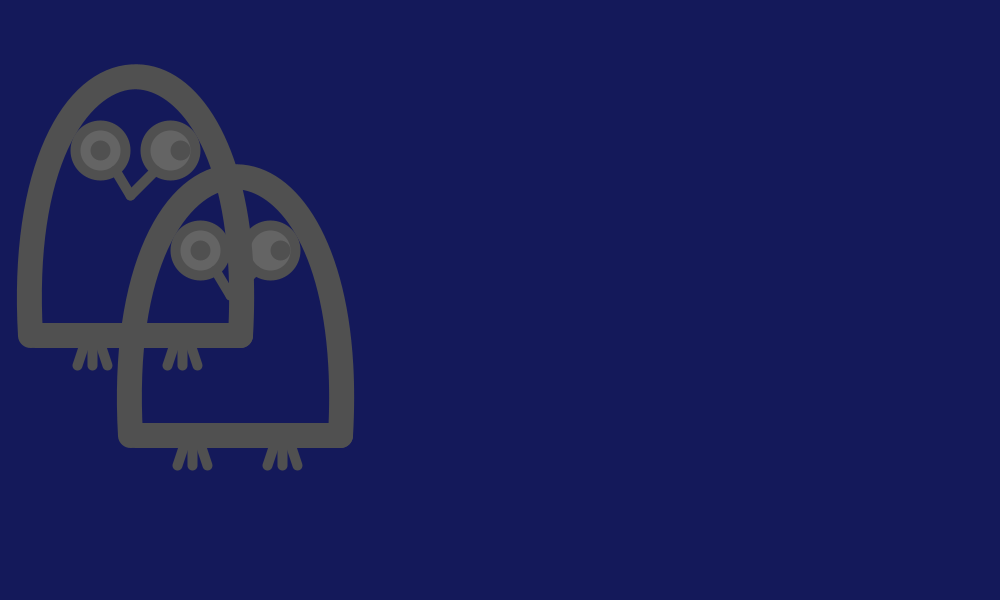
Frame 1 (no input)
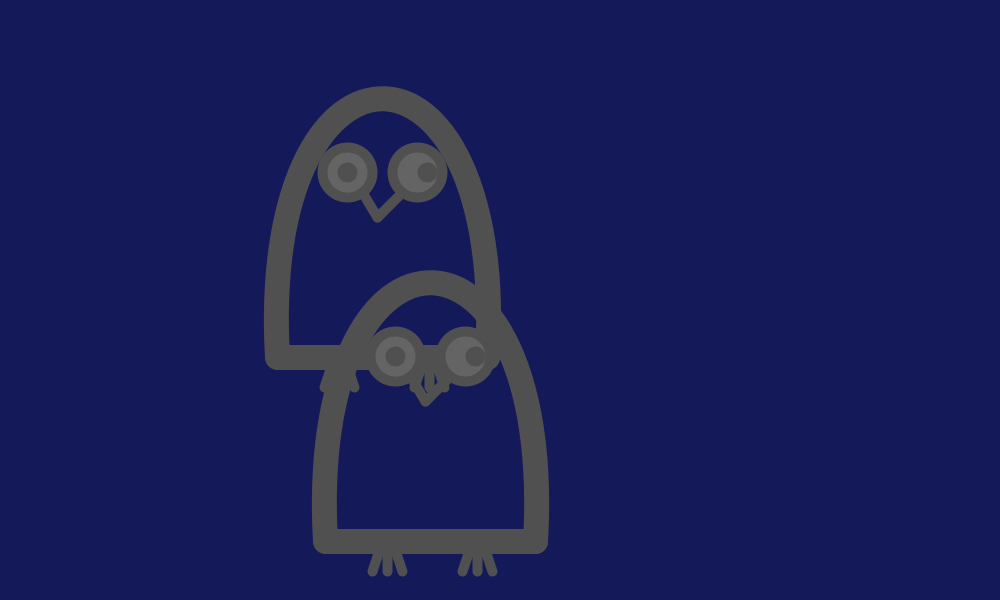
Frame 60 (the mouse pressed at the canvas centre just before this capture)
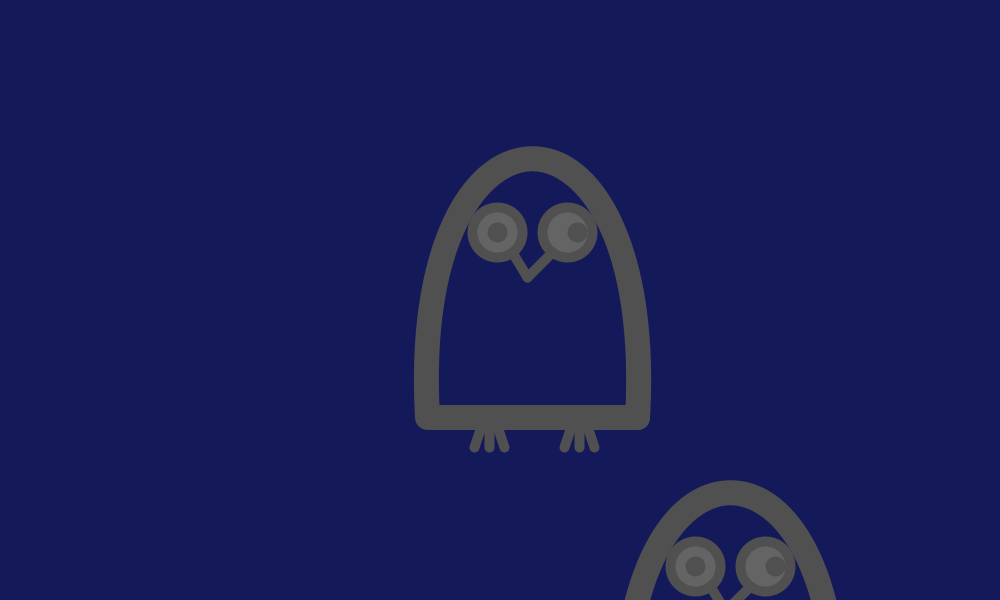
Frame 120 (the mouse held since frame 60 and released just before this capture)

The Processing sketch that drew these frames (run headless with seeded random() and noise(); from frame 60 on, the mouse is pressed at the canvas centre):

// Processing sketch: bird_as_a_function
// ── bird_as_a_function.pde
float bird1X = 200;
float bird1Y = 200;
float bird2X = 100;
float bird2Y = 100;
float changeX1 = 2.5;
float changeX2 = 5;
float changeY1 = 6;
float changeY2 = 3.5;

void setup() {
  size(1000, 600);
}
void draw() {
  background(20, 25, 90);
  // Draw 2 birds
  drawBird(bird1X, bird1Y);
  drawBird(bird2X, bird2Y);
  
  // Move bird 2
  bird1X = changeStuff(bird1X, changeX1);
  bird1Y = changeStuff(bird1Y, changeY1);
  
  println(bird1Y);
  // Move bird2
  bird2X = changeStuff(bird2X, changeX2);
  bird2Y = changeStuff(bird2Y, changeY2);
//  
  // Bounce bird 1
  changeX1 = bounceStuff(bird1X, 70, width-100, changeX1);
  changeY1 = bounceStuff(bird1Y, 120, 330, changeY1);
  
  // Bounce bird 2
  changeX2 = bounceStuff(bird2X, -120, width, changeX2);
  changeY2 = bounceStuff(bird2Y, -50, height+100, changeY2);
}

void drawBird(float a, float b) {
  stroke(80);
  strokeWeight(10);
  fill(100);
  ellipse(a, b + 50, 50, 50);
  ellipse(a + 70, b + 50, 50, 50);
  strokeWeight(25);
  noFill();
  bezier(a - 70, b + 235, a - 90, b - 110, a + 160, b - 110, a + 140, b + 235);
  strokeWeight(10);
  line(a + 15, b + 70, a + 30, b + 95);
  line(a + 55, b + 70, a + 30, b + 95);
  fill(255);
  ellipse(a, b + 50, 10, 10);
  ellipse(a + 80, b + 50, 10, 10);
  strokeWeight(25);
  line(a - 65, b + 235, a + 140, b + 235);
  strokeWeight(10);
  line(a - 13, b + 235, a - 23, b + 265);
  line(a - 8, b + 235, a - 8, b + 265);
  line(a - 3, b + 235, a + 7, b + 265);
  line(a + 77, b + 235, a + 67, b + 265);
  line(a + 82, b + 235, a + 82, b + 265);
  line(a + 87, b + 235, a + 97, b + 265);
}

float changeStuff(float stuff, float change) {
  stuff = stuff+change;
  return stuff;
}

// Bouncing the bird
float bounceStuff(float currentNum, float lowerBound, float upperBound, float speed) {
  if (currentNum > upperBound || currentNum < lowerBound) {
    // Turn around
    speed = speed*-1;
  }
  //println(speed);
  return speed;
}
